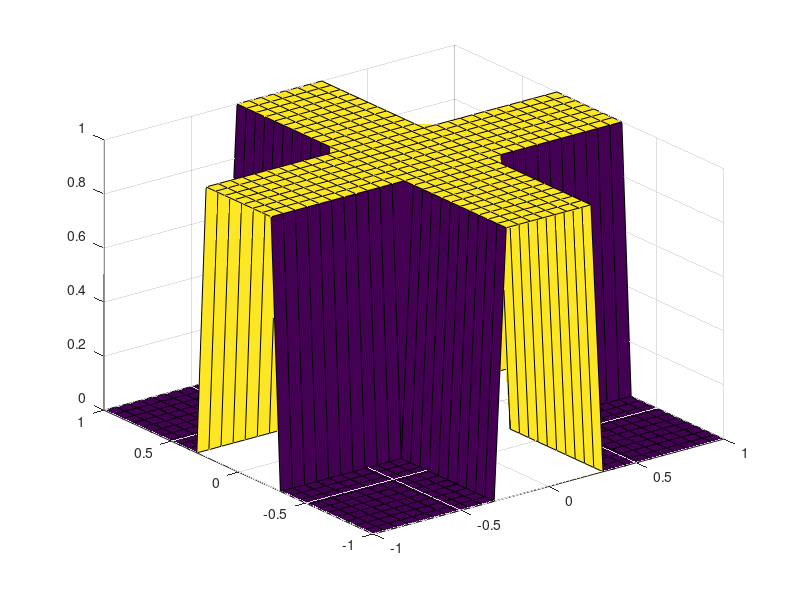

Recreate this plot in MATLAB. (Note: this script raises an error after producing the figure.)
clear all;
close all;

load('backprop.mat');

% Surface plot of target function...

figure;
surf(XX,YY, double(reshape(Ytest, 30, 30)));

%train your neural network here...

%...
%...
%...
%...

Otest = zeros(length(XX), 1);

% Now make surface plot of learned function
for i = 1:length(XX)
    Otest(i) = feedforwardNN(weights, [XX(i), YY(i)]);
end

figure;
surf(XX,YY, reshape(Otest, 30, 30));
